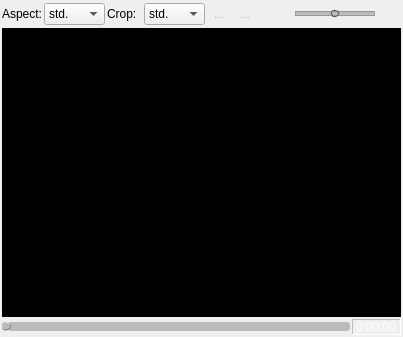
<?xml version="1.0" encoding="UTF-8"?>
<ui version="4.0">
 <class>CPlayer</class>
 <widget class="QWidget" name="CPlayer">
  <property name="geometry">
   <rect>
    <x>0</x>
    <y>0</y>
    <width>403</width>
    <height>337</height>
   </rect>
  </property>
  <property name="windowTitle">
   <string>Form</string>
  </property>
  <layout class="QVBoxLayout" name="verticalLayout" stretch="5,90,0">
   <property name="spacing">
    <number>2</number>
   </property>
   <property name="margin">
    <number>2</number>
   </property>
   <item>
    <layout class="QHBoxLayout" name="hlTop">
     <item>
      <widget class="QLabel" name="label_2">
       <property name="text">
        <string>Aspect:</string>
       </property>
      </widget>
     </item>
     <item>
      <widget class="QComboBox" name="cbxAspect">
       <item>
        <property name="text">
         <string>std.</string>
        </property>
       </item>
       <item>
        <property name="text">
         <string>4:3</string>
        </property>
       </item>
       <item>
        <property name="text">
         <string>16:9</string>
        </property>
       </item>
       <item>
        <property name="text">
         <string>16:10</string>
        </property>
       </item>
       <item>
        <property name="text">
         <string>1:1</string>
        </property>
       </item>
       <item>
        <property name="text">
         <string>5:4</string>
        </property>
       </item>
       <item>
        <property name="text">
         <string>2.35</string>
        </property>
       </item>
      </widget>
     </item>
     <item>
      <widget class="QLabel" name="label">
       <property name="text">
        <string>Crop: </string>
       </property>
      </widget>
     </item>
     <item>
      <widget class="QComboBox" name="cbxCrop">
       <item>
        <property name="text">
         <string>std.</string>
        </property>
       </item>
       <item>
        <property name="text">
         <string>4:3</string>
        </property>
       </item>
       <item>
        <property name="text">
         <string>16:9</string>
        </property>
       </item>
       <item>
        <property name="text">
         <string>16:10</string>
        </property>
       </item>
       <item>
        <property name="text">
         <string>1:1</string>
        </property>
       </item>
       <item>
        <property name="text">
         <string>5:4</string>
        </property>
       </item>
       <item>
        <property name="text">
         <string>2.35</string>
        </property>
       </item>
      </widget>
     </item>
     <item>
      <widget class="QToolButton" name="btnBwd">
       <property name="enabled">
        <bool>false</bool>
       </property>
       <property name="toolTip">
        <string>Jump Backward</string>
       </property>
       <property name="text">
        <string>...</string>
       </property>
       <property name="icon">
        <iconset>
         <normaloff>:/player/bwd</normaloff>:/player/bwd</iconset>
       </property>
       <property name="autoRaise">
        <bool>true</bool>
       </property>
      </widget>
     </item>
     <item>
      <widget class="QToolButton" name="btnFwd">
       <property name="enabled">
        <bool>false</bool>
       </property>
       <property name="toolTip">
        <string>Jump Forward</string>
       </property>
       <property name="text">
        <string>...</string>
       </property>
       <property name="icon">
        <iconset>
         <normaloff>:/player/fwd</normaloff>:/player/fwd</iconset>
       </property>
       <property name="autoRaise">
        <bool>true</bool>
       </property>
      </widget>
     </item>
     <item>
      <widget class="QLabel" name="labSound">
       <property name="text">
        <string/>
       </property>
       <property name="pixmap">
        <pixmap resource="../vlc-record.qrc">:/player/sound_on</pixmap>
       </property>
      </widget>
     </item>
     <item>
      <widget class="QSlider" name="volSlider">
       <property name="minimumSize">
        <size>
         <width>80</width>
         <height>0</height>
        </size>
       </property>
       <property name="maximumSize">
        <size>
         <width>80</width>
         <height>16777215</height>
        </size>
       </property>
       <property name="styleSheet">
        <string notr="true">QSlider::groove:horizontal {
     border: 1px solid #999999;
     height: 3px; /* the groove expands to the size of the slider by default. by giving it a height, it has a fixed size */
     background: qlineargradient(x1:0, y1:0, x2:0, y2:1, stop:0 #B1B1B1, stop:1 #c4c4c4);
     margin: 2px 0;
 }

 QSlider::handle:horizontal {
     background-color: qlineargradient(spread:pad, x1:0, y1:0, x2:0, y2:1, stop:0 #eee, 	stop:0.7 grey, stop:1 #dedede);
     border: 1px solid #5c5c5c;
     width: 6px;
     margin: -2px 0; /* handle is placed by default on the contents rect of the groove. Expand outside the groove */
     border-radius: 3px;
 }</string>
       </property>
       <property name="maximum">
        <number>100</number>
       </property>
       <property name="sliderPosition">
        <number>50</number>
       </property>
       <property name="orientation">
        <enum>Qt::Horizontal</enum>
       </property>
       <property name="invertedControls">
        <bool>false</bool>
       </property>
       <property name="tickPosition">
        <enum>QSlider::NoTicks</enum>
       </property>
      </widget>
     </item>
     <item>
      <widget class="QToolButton" name="btnFullScreen">
       <property name="maximumSize">
        <size>
         <width>24</width>
         <height>24</height>
        </size>
       </property>
       <property name="toolTip">
        <string>Switch to Fullscreen</string>
       </property>
       <property name="text">
        <string/>
       </property>
       <property name="icon">
        <iconset resource="../vlc-record.qrc">
         <normaloff>:/player/fullscreen</normaloff>:/player/fullscreen</iconset>
       </property>
       <property name="iconSize">
        <size>
         <width>18</width>
         <height>18</height>
        </size>
       </property>
       <property name="autoRaise">
        <bool>true</bool>
       </property>
      </widget>
     </item>
    </layout>
   </item>
   <item>
    <widget class="QFrame" name="fMaster">
     <property name="styleSheet">
      <string notr="true">QFrame#fMaster {
   background-color: black;
   background-image: url(:/app/tv);
   background-repeat: no-repeat;
   background-position: center middle;
}</string>
     </property>
     <property name="frameShape">
      <enum>QFrame::Panel</enum>
     </property>
     <property name="frameShadow">
      <enum>QFrame::Sunken</enum>
     </property>
     <property name="lineWidth">
      <number>1</number>
     </property>
     <layout class="QVBoxLayout" name="vlMasterFrame">
      <property name="spacing">
       <number>0</number>
      </property>
      <property name="margin">
       <number>0</number>
      </property>
      <item>
       <widget class="QFrame" name="fParent">
        <property name="frameShape">
         <enum>QFrame::NoFrame</enum>
        </property>
        <property name="frameShadow">
         <enum>QFrame::Plain</enum>
        </property>
        <property name="lineWidth">
         <number>0</number>
        </property>
        <layout class="QVBoxLayout" name="vlParent">
         <property name="spacing">
          <number>0</number>
         </property>
         <property name="margin">
          <number>0</number>
         </property>
         <item>
          <widget class="CVideoFrame" name="fVideo">
           <property name="styleSheet">
            <string notr="true">QFrame#fVideo {
   background-color: black;
   background-image: url(:/app/tv);
   background-repeat: no-repeat;
   background-position: center middle;
}</string>
           </property>
           <property name="frameShape">
            <enum>QFrame::NoFrame</enum>
           </property>
           <property name="frameShadow">
            <enum>QFrame::Plain</enum>
           </property>
           <property name="lineWidth">
            <number>0</number>
           </property>
          </widget>
         </item>
        </layout>
       </widget>
      </item>
     </layout>
    </widget>
   </item>
   <item>
    <layout class="QHBoxLayout" name="horizontalLayout">
     <item>
      <widget class="QSlider" name="posSlider">
       <property name="enabled">
        <bool>false</bool>
       </property>
       <property name="maximumSize">
        <size>
         <width>16777215</width>
         <height>16777215</height>
        </size>
       </property>
       <property name="styleSheet">
        <string notr="true">QSlider::groove:horizontal {
     border: 1px solid #999999;
     height: 3px; /* the groove expands to the size of the slider by default. by giving it a height, it has a fixed size */
     margin: 2px 0;
 }

 QSlider::handle:horizontal {
    background-color: qlineargradient(spread:pad, x1:0, y1:0, x2:0, y2:1, stop:0 #eee, 	stop:0.7 grey, stop:1 #dedede);
     border: 1px outset gray;/* solid #5c5c5c; */
     width: 6px;
     margin: -2px 0; /* handle is placed by default on the contents rect of the groove. Expand outside the groove */
     border-radius: 3px;
 }

QSlider::handle:horizontal:hover {
      background-color: qlineargradient(spread:pad, x1:0, y1:0, x2:0, y2:1, stop:0 #eee, 	stop:0.7 #800, stop:1 #dedede);
}

QSlider::add-page:horizontal {
   background: rgb(77, 231, 0);
   border-radius: 3px;
}

QSlider::sub-page:horizontal {
   background: #FFCC00;
   border-radius: 3px;
}

QSlider::add-page:horizontal:disabled {
   background: #bbb;
   border-radius: 3px;
}

QSlider::sub-page:horizontal:disabled {
   background: #bbb;
   border-radius: 3px;
}

QSlider::handle:horizontal:disabled {
      background-color: #bbb;
}</string>
       </property>
       <property name="maximum">
        <number>1000</number>
       </property>
       <property name="orientation">
        <enum>Qt::Horizontal</enum>
       </property>
      </widget>
     </item>
     <item>
      <widget class="QLabel" name="labPos">
       <property name="enabled">
        <bool>false</bool>
       </property>
       <property name="styleSheet">
        <string notr="true">QLabel#labPos {
color: white;
}</string>
       </property>
       <property name="frameShape">
        <enum>QFrame::Panel</enum>
       </property>
       <property name="frameShadow">
        <enum>QFrame::Sunken</enum>
       </property>
       <property name="text">
        <string>0:00:00</string>
       </property>
      </widget>
     </item>
    </layout>
   </item>
  </layout>
 </widget>
 <customwidgets>
  <customwidget>
   <class>CVideoFrame</class>
   <extends>QFrame</extends>
   <header>cvideoframe.h</header>
   <container>1</container>
  </customwidget>
 </customwidgets>
 <resources>
  <include location="../vlc-record.qrc"/>
 </resources>
 <connections/>
</ui>
